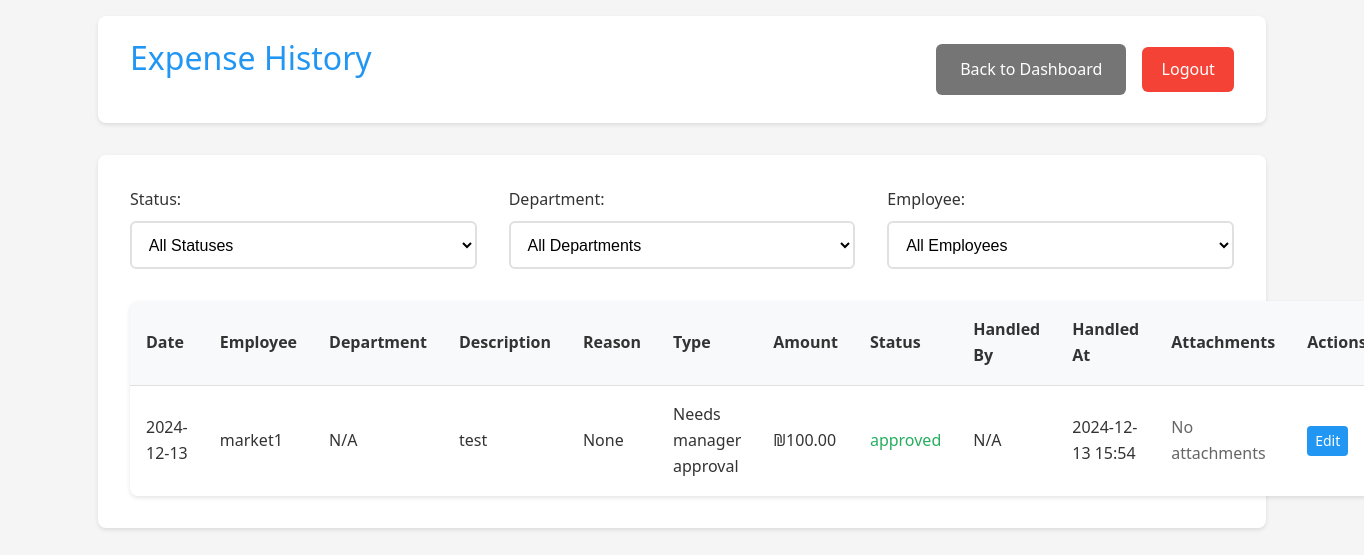
Page /manager/history (signed in) on the earlier database version.
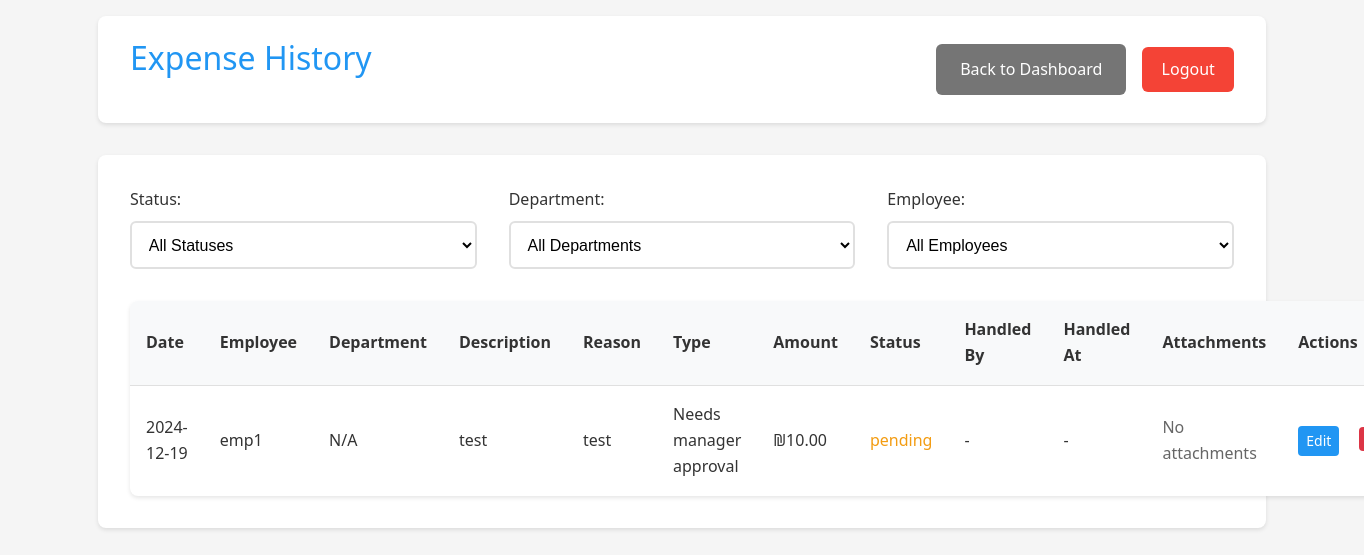
Same page on the later database version.
### app.py (models this page shows, shortened)
class Expense(db.Model):
    __tablename__ = 'expense'
    id = db.Column(db.Integer, primary_key=True)
    amount = db.Column(db.Float, nullable=False)
    description = db.Column(db.String(200))
    reason = db.Column(db.String(500))
    type = db.Column(db.String(50), nullable=False, default='needs_approval')  # New field
    date = db.Column(db.DateTime, nullable=False, default=datetime.utcnow)
    status = db.Column(db.String(20), default='pending')
    user_id = db.Column(db.Integer, db.ForeignKey('user.id'), nullable=False)
    subcategory_id = db.Column(db.Integer, db.ForeignKey('subcategory.id'), nullable=False)
    quote_filename = db.Column(db.String(255))
    invoice_filename = db.Column(db.String(255))
    receipt_filename = db.Column(db.String(255))
    manager_id = db.Column(db.Integer, db.ForeignKey('user.id'), nullable=True)
    handled_at = db.Column(db.DateTime, nullable=True)

class User(UserMixin, db.Model):
    __tablename__ = 'user'
    id = db.Column(db.Integer, primary_key=True)
    username = db.Column(db.String(80), unique=True, nullable=False)
    password = db.Column(db.String(120), nullable=False)
    is_manager = db.Column(db.Boolean, default=False)
    is_admin = db.Column(db.Boolean, default=False)
    status = db.Column(db.String(20), default='active')  # active, inactive, pending
    department_id = db.Column(db.Integer, db.ForeignKey('department.id'))
    home_department = db.relationship('Department',
                                    foreign_keys=[department_id],
                                    back_populates='employees')
    managed_departments = db.relationship('Department',
                                       secondary=manager_departments,
                                       backref=db.backref('department_managers', lazy='dynamic'))
    submitted_expenses = db.relationship('Expense',
                                       primaryjoin='User.id==Expense.user_id',
                                       backref='submitter',
                                       lazy=True)
    handled_expenses = db.relationship('Expense',
                                     primaryjoin='User.id==Expense.manager_id',
                                     backref='handler',
                                     lazy=True)

### app.py (the view)
@app.route('/manager/history')
@login_required
def expense_history():
    if not current_user.is_manager:
        return redirect(url_for('employee_dashboard'))
    status = request.args.get('status', 'all')
    employee = request.args.get('employee', 'all')
    department = request.args.get('department', 'all')
    query = Expense.query.join(User, Expense.user_id == User.id)
    if current_user.username != 'admin':
        query = query.filter(User.department_id == current_user.department_id)
    if status != 'all':
        query = query.filter(Expense.status == status)
    if employee != 'all':
        query = query.filter(Expense.user_id == employee)
    if department != 'all' and current_user.username == 'admin':
        query = query.filter(User.department_id == department)
    if current_user.username == 'admin':
        employees = User.query.filter_by(is_manager=False).all()
        departments = Department.query.all()
    else:
        employees = User.query.filter_by(
            is_manager=False,
            department_id=current_user.department_id
        ).all()
        departments = [current_user.home_department] if current_user.home_department else []
    expenses = query.order_by(Expense.date.desc()).all()
    return render_template('expense_history.html',
                         expenses=expenses,
                         employees=employees,
                         departments=departments,
                         selected_status=status,
                         selected_employee=employee,
                         selected_department=department)

### app.py (called while the page is built)
@login_manager.user_loader
def load_user(user_id):
    return User.query.get(int(user_id))

@app.template_filter('format_expense_type')
def format_expense_type(value):
    types = {
        'future_approval': 'Approval for future purchase',
        'auto_approved': 'Automatically approved expense',
        'needs_approval': 'Needs manager approval',
        'pre_approved': 'Pre-approved by manager'
    }
    return types.get(value, value)

### templates/expense_history.html (shortened to what the changed rows need)
<!DOCTYPE html>
<html>
<head>
    <link rel="stylesheet" href="{{ url_for('static', filename='style.css') }}">
</head>
<body>
    <div class="container">
        <header>
            <h1>Expense History</h1>
        </header>
        <div class="card">
            <div class="table-responsive">
                <table>
                    <thead>
                        <tr>
                            <th>Date</th>
                            <th>Employee</th>
                            <th>Department</th>
                            <th>Description</th>
                            <th>Reason</th>
                            <th>Type</th>
                            <th>Amount</th>
                            <th>Status</th>
                            <th>Handled By</th>
                            <th>Handled At</th>
                            <th>Attachments</th>
                            {% if current_user.username == 'admin' %}
                            <th>Actions</th>
                            {% endif %}
                        </tr>
                    </thead>
                    <tbody>
                        {% for expense in expenses %}
                        <tr>
                            <td>{{ expense.date.strftime('%Y-%m-%d') }}</td>
                            <td>{{ expense.submitter.username }}</td>
                            <td>{{ expense.submitter.department.name if expense.submitter.department else 'N/A' }}</td>
                            <td>{{ expense.description }}</td>
                            <td>{{ expense.reason }}</td>
                            <td>{{ expense.type|format_expense_type }}</td>
                            <td>₪{{ "%.2f"|format(expense.amount) }}</td>
                            <td class="status-{{ expense.status }}">{{ expense.status }}</td>
                            <td>
                                {% if expense.status != 'pending' %}
                                    {{ expense.handler.username if expense.handler else 'N/A' }}
                                {% else %}
                                    -
                                {% endif %}
                            </td>
                            <td>
                                {% if expense.handled_at %}
                                    {{ expense.handled_at.strftime('%Y-%m-%d %H:%M') }}
                                {% else %}
                                    -
                                {% endif %}
                            </td>
                            <td>
                                {% if not expense.quote_filename and not expense.invoice_filename and not expense.receipt_filename %}
                                    <span class="text-muted">No attachments</span>
                                {% endif %}
                            </td>
                            {% if current_user.username == 'admin' %}
                            <td class="actions">
                                <a href="{{ url_for('admin_edit_expense', expense_id=expense.id) }}"
                                   class="button primary small">Edit</a>
                                <form action="{{ url_for('admin_delete_expense', expense_id=expense.id) }}"
                                      method="post"
                                      class="inline-form"
                                      onsubmit="return confirm('Are you sure you want to delete this expense?');">
                                    <button type="submit" class="button danger small">Delete</button>
                                </form>
                            </td>
                            {% endif %}
                        </tr>
                        {% endfor %}
                    </tbody>
                </table>
            </div>
        </div>
    </div>
</body>
</html>

Differences in the rows shown:
removed Expense: date "2024-12-13", submitter.username "market1", submitter.department "N/A", description "test", reason "None", type "Needs manager approval", amount "100.00", status "approved", handler "N/A", handled_at "2024-12-13 15:54", shows "No attachments"
added Expense: date "2024-12-19", submitter.username "emp1", submitter.department "N/A", description "test", reason "test", type "Needs manager approval", amount "10.00", status "pending", shows "No attachments"
